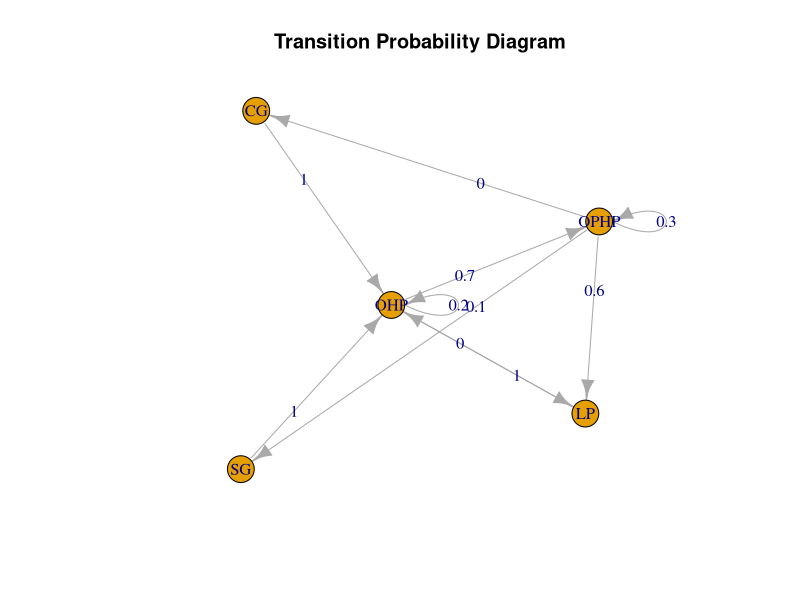

Source code (R):
## ---- chunk 1
#install the libraries
library(igraph)
library(Matrix)
events<-c("OHP", "OHP", "OHP", "OPHP", "OPHP", "LP", "OHP", "OHP", "OPHP", "SG", "OHP", "OHP", "LP", "OHP", "OPHP", "OPHP", "LP", "OHP", "OPHP", "OPHP", "LP", "OHP", "OHP", "OPHP","OPHP", "LP", "OHP", "OHP", "OPHP", "LP", "OHP", "OPHP", "LP", "OHP", "OPHP", "OPHP", "LP", "OHP", "OPHP", "CG", "OHP", "OHP", "OPHP", "OPHP", "LP", "OHP", "OPHP", "OPHP","LP", "OHP", "OPHP", "LP", "OHP", "OPHP", "OPHP", "LP", "OHP", "OPHP","OPHP", "LP", "OHP","OPHP", "LP", "OHP", "OPHP", "LP","OHP","OPHP","SG", "OHP", "OPHP", "OPHP", "LP", "OHP", "OPHP","LP", "OHP", "OPHP", "LP", "OHP", "OPHP",  "LP", "OHP", "OPHP", "OPHP", "LP","OHP","OPHP","OPHP","LP")
events

# Unique states
states <- unique(events)
states

# Create a transition matrix
transitions <- matrix(0, nrow=length(states), ncol=length(states), dimnames=list(states, states))
transitions

# Count transitions
for (i in 1:(length(events) - 1)) {
  transitions[events[i], events[i + 1]] <- transitions[events[i], events[i + 1]] + 1
}

# Normalize to get probabilities
transition_probs <- transitions / rowSums(transitions)

# Print the transition probability matrix
transition_probs

# Create a directed graph
 
graph <- graph_from_adjacency_matrix(transition_probs, mode = "directed", weighted = TRUE, diag = TRUE)

# Plot the graph
plot(graph, edge.label = round(E(graph)$weight, 1) ,main = "Transition Probability Diagram")

#plot the diagram
library(DiagrammeR)
diagram <- "
digraph {
  OHP [label='OHP ', shape=circle]
 OPHP [label='OPHP ', shape=circle]
 LP [label='LP ', shape=circle]
SG [label='SG ', shape=circle]
 CG [label='CG  ', shape=circle]
   OHP -> OHP [label='0.2']
  OHP -> OPHP [label='0.7']
  OHP -> LP [label='0.03']
  OHP -> SG [label='0']
  OHP -> CG [label='0']
   OPHP -> OHP [label='0']
  OPHP -> OPHP [label='0.36']
  OPHP -> LP [label='0.56']
  OPHP -> SG [label='0.56']
  OPHP -> CG [label='0.28']
   LP -> OHP [label='1.0']
   LP -> OPHP [label='0']
  LP -> LP [label='0']
  LP -> SG [label='0']
  LP -> CG [label='0']
   SG -> OHP [label='1.0']
  SG -> OPHP [label='0']
  SG -> LP [label='0']
  SG -> SG [label='0']
  SG -> CG [label='0']
   CG -> OHP [label='1.0']
  CG -> OPHP [label='0']
  CG -> LP [label='0']
  CG -> SG [label='0']
  CG -> CG [label='0']
}
"

grViz(diagram)
## ---- chunk 2
# Function to identify recurrent and transient states
is_recurrent <- function(trans_probs, state) {
  reach <- rep(FALSE, nrow(trans_probs))
  reach[state] <- TRUE
  while (TRUE) {
    new_reach <- reach | (reach %*% trans_probs > 0)
    if (all(reach == new_reach)) break
    reach <- new_reach
  }
  reach[state]
}

recurrent_states <- sapply(1:nrow(transition_probs), function(i) is_recurrent(transition_probs, i))
transient_states <- !recurrent_states

recurrent_states
transient_states
print(states[recurrent_states])
print(states[transient_states])
 
## ---- chunk 3
# Normalize counts to probabilities
transition_matrix <- prop.table(transitions, 1)

# Display the transition matrix
transition_matrix
## ---- chunk 4
# Normalize to get probabilities
transition_probs <- transitions / rowSums(transitions)

# Calculate transition probabilities after 2 transitions
second_state <- transition_probs %*% transition_probs

second_state
# Calculate transition probabilities after 3 transitions
third_state <- transition_probs %*% transition_probs %*% transition_probs
third_state
# Probability of being in LP after exactly 2 transitions from OHP
prob_2  <- second_state["OHP", "LP"]

# Probability of being in LP after exactly 3 transitions from OHP
prob_3  <- third_state["OHP", "LP"]

# Print the results
prob_2 
prob_3
## ---- chunk 5
#coputing within exactly five times
fifth_state<- transition_probs %*% transition_probs %*% transition_probs %*% transition_probs %*% transition_probs
fifth_state
#probability
prob_5<- fifth_state["OPHP","SG"]
prob_5
## ---- chunk 6
# Calculate transition probabilities after 1 transition
first_state<-transition_probs
first_state

#probability
prob_1<- first_state["OPHP","SG"]
prob_1
# Calculate transition probabilities after 2 transitions
second_state <- transition_probs %*% transition_probs

second_state

#probability
prob_2<- second_state["OPHP","SG"]
prob_2
# Calculate transition probabilities after 3 transitions
third_state <- transition_probs %*% transition_probs %*% transition_probs
third_state

#probability
prob_3<- third_state["OPHP","SG"]
prob_3
#Calculate transition probabilities after 4 transitions
fourth_state <- transition_probs %*% transition_probs %*% transition_probs %*% transition_probs
fourth_state

#probability
prob_4<- fourth_state["OPHP","SG"]
prob_4
#Calculate transition probabilities after 5 transitions
fifth_state<- transition_probs %*% transition_probs %*% transition_probs %*% transition_probs %*% transition_probs
fifth_state

#probability
prob_5<- fifth_state["OPHP","SG"]
prob_5
## ---- chunk 7
library(expm)
P<-matrix(c(0.2258065, 0.7419355, 0.03225806, 0, 0,
              0, 0.3611111, 0.55555556, 0.05555556, 0.02777778,
              1, 0, 0, 0, 0,
              1, 0, 0, 0, 0,
              1, 0, 0, 0, 0), 
            nrow=5, byrow=TRUE)
rownames(P) <- colnames(P) <- c("OHP", "OPHP", "LP", "SG", "CG")
# Function to compute the expected number of steps from state i to state j
expected_steps_to_reach <- function(P, start_state, end_state) {
  states <- rownames(P)
  n <- nrow(P)
  end_index <- which(states == end_state)
  
  # Initialize the matrix A and vector b
  A <- diag(n) - P
  A
  b <- rep(1, n)
  b
  b[end_index] <- 0
  b
  A[end_index, ] <- 0
  A
  A[end_index, end_index] <- 1
  A
  
  # Solve the linear system (Ax = b) to find expected steps
  expected_steps <- solve(A, b)
  expected_steps
  
  start_index <- which(states == start_state)
  start_index
  return(expected_steps[start_index])
}

# Compute the expected number of steps to transition from "OPHP" to "SG"
expected_steps_OPHP_to_SG<- expected_steps_to_reach(P, "OPHP", "SG")
expected_steps_OPHP_to_SG
 
## ---- chunk 8
# Required libraries
library(expm)

# Define the transition probability matrix
P <- matrix(c(0.2258065, 0.7419355, 0.03225806, 0, 0,
              0, 0.3611111, 0.55555556, 0.05555556, 0.02777778,
              1, 0, 0, 0, 0,
              1, 0, 0, 0, 0,
              1, 0, 0, 0, 0), 
            nrow=5, byrow=TRUE)
rownames(P) <- colnames(P) <- c("OHP", "OPHP", "LP", "SG", "CG")

# Compute the steady-state probabilities
steady_state <- function(P) {
  n <- nrow(P)
  A <- t(P) - diag(n)
  A[n,] <- rep(1, n)
  b <- c(rep(0, n-1), 1)
  pi <- solve(A, b)
  return(pi)
}

steady_state_probs <- steady_state(P)
names(steady_state_probs) <- rownames(P)
steady_state_probs

## ---- chunk 9
# Function to compute the total variation distance
total_variation_distance <- function(P, pi) {
  return(max(rowSums(abs(P - matrix(rep(pi, nrow(P)), nrow=nrow(P), byrow=TRUE)))))
}

# Estimate the mixing time
estimate_mixing_time <- function(P, pi, epsilon=1e-6) {
  n <- nrow(P)
  current_P <- P
  steps <- 0
  while (total_variation_distance(current_P, pi) > epsilon) {
    current_P <- current_P %*% P
    steps <- steps + 1
  }
  return(steps)
}

mixing_time <- estimate_mixing_time(P, steady_state_probs)
 
mixing_time
